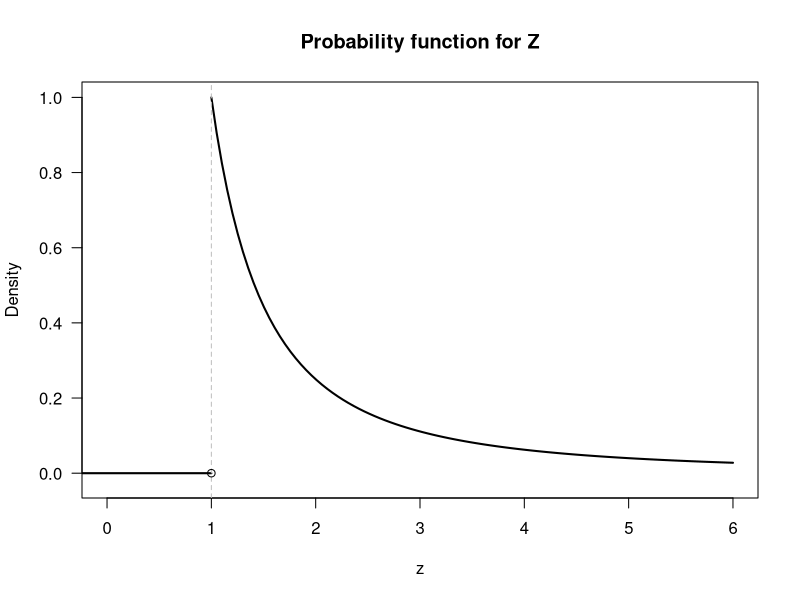

Here is the R script that generated this plot:

# Define values of z > 1 to plot over
z <- seq(1, 6, length.out = 100)

# Plot for z > 1
plot(x = z, y = z^(-2),
     type = "l", lwd = 2, las = 1,
     xlim = c(0, 6), ylim = c(-0.025, 1),
     xlab = "z", ylab = "Density",
     main = "Probability function for Z")

# Line for x = 0 to x = 1
lines( x = c(-1, 1), y = c(0, 0),
       lwd = 2) ### lwd = 2: Thicker line width

# Dotted vertical line
abline(v = 1, lty = 2, ### lty = 2: means 'dotted lines' 
       col = "grey") 

# Show open point
points(x = 1, y = 0,
       pch = 1) ### pch = 1: open circle
